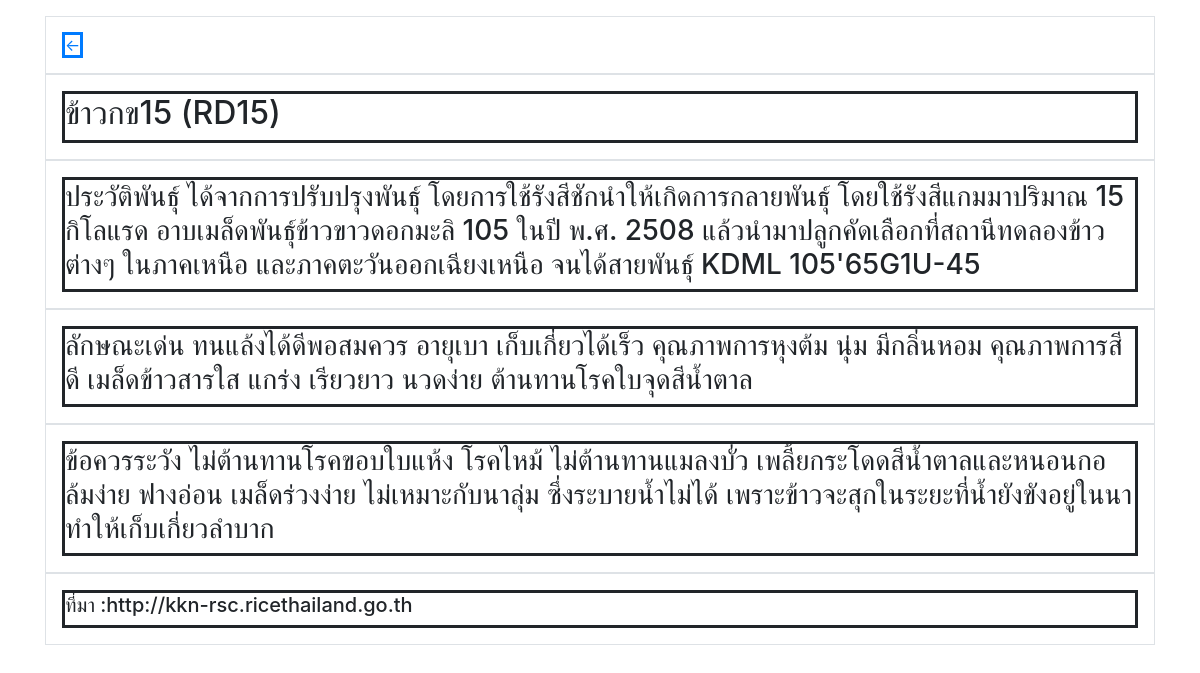
The app's page /user/rice_page.php?p_id=1 with its own data.
### tables this page shows
CREATE TABLE `tb_place` (
  `p_id` int(11) NOT NULL,
  `p_name` varchar(20) NOT NULL,
  `p_description1` varchar(530) DEFAULT NULL,
  `p_description2` varchar(530) DEFAULT NULL,
  `p_description3` varchar(530) DEFAULT NULL,
  `p_credit` varchar(120) DEFAULT NULL,
  `p_image1` varchar(230) DEFAULT NULL,
  `p_image2` varchar(230) DEFAULT NULL,
  `p_image3` varchar(230) DEFAULT NULL,
  `c_id` varchar(4) NOT NULL
);

### user/rice_page.php (the view, shortened to what this page needs)
<html>
    <head>
  <link rel="stylesheet" href="https://maxcdn.bootstrapcdn.com/bootstrap/4.4.1/css/bootstrap.min.css">
    </head>
        <body>
        <?php
        include ("connect.php");
    $strCustomerID = null;
    if (isset($_GET["p_id"])) {
        $strCustomerID = $_GET["p_id"];
    }
    $i = 1;
    $sql = "SELECT * FROM tb_place WHERE p_id = '" . $strCustomerID . "' ";
    $query = mysqli_query($conn, $sql);
    while ($rs2 = mysqli_fetch_array($query)) {
    ?>
        <div class="container mt-3 ">
        <div class="media border p-3 ">
        <div class="media-body ">
            <a class="a" href="user_rice_detail.php?c_id=<?php echo $rs2["c_id"]; ?>"><-</a>
        </div>
        </div>
        <div class="media border p-3 a">
        <div class="media-body a">
            <h2><?= $rs2['p_name'] ?></h2>
        </div>
        </div>
        <div class="media border p-3 a">
        <div class="media-body a">
            <h3><?= $rs2['p_description1'] ?></h3>
        </div>
        </div>
        <div class="media border p-3 a">
        <div class="media-body a">
            <h3><?= $rs2['p_description2'] ?></h3>
        </div>
        </div>
        <div class="media border p-3 a">
        <div class="media-body a">
            <h3><?= $rs2['p_description3'] ?></h3>
        </div>
        </div>
        <div class="media border p-3 a">
        <div class="media-body a">
            <h5><?= $rs2['p_credit'] ?></h5>
        </div>
        </div>
        </div>
        <?php $i++; } ?>
        </body>
</html>

### user/rice_page.php (style rules this page uses)
.a { border-style: solid; }

### records on screen
tb_place: p_name "ข้าวกข15 (RD15)", p_description1 "ประวัติพันธุ์ ได้จากการปรับปรุงพันธุ์ โดยการใช้รังสีชักนำให้เกิดการกลายพันธุ์ โดยใช้รังสีแกมมาปริมาณ 15 กิโลแรด อาบเมล็ดพันธุ์ข้าวขาวดอกมะลิ 105 ในปี พ.ศ. 2508 แล้วนำมาปลูกคัดเลือกที่สถานีทดลองข้าวต่างๆ ในภาคเหนือ และภาคตะวันออกเฉียงเหนือ จนได้สายพันธุ์ KDML 105'65G1U-45", p_description2 "ลักษณะเด่น ทนแล้งได้ดีพอสมควร อายุเบา เก็บเกี่ยวได้เร็ว คุณภาพการหุงต้ม นุ่ม มีกลิ่นหอม คุณภาพการสีดี เมล็ดข้าวสารใส แกร่ง เรียวยาว นวดง่าย ต้านทานโรคใบจุดสีน้ำตาล", p_description3 "ข้อควรระวัง ไม่ต้านทานโรคขอบใบแห้ง โรคไหม้ ไม่ต้านทานแมลงบั่ว เพลี้ยกระโดดสีน้ำตาลและหนอนกอ ล้มง่าย ฟางอ่อน เมล็ดร่วงง่าย ไม่เหมาะกับนาลุ่ม ซึ่งระบายน้ำไม่ได้ เพราะข้าวจะสุกในระยะที่น้ำยังขังอยู่ในนา ทำให้เก็บเกี่ยวลำบาก", p_credit "ที่มา :http://kkn-rsc.ricethailand.go.th"
